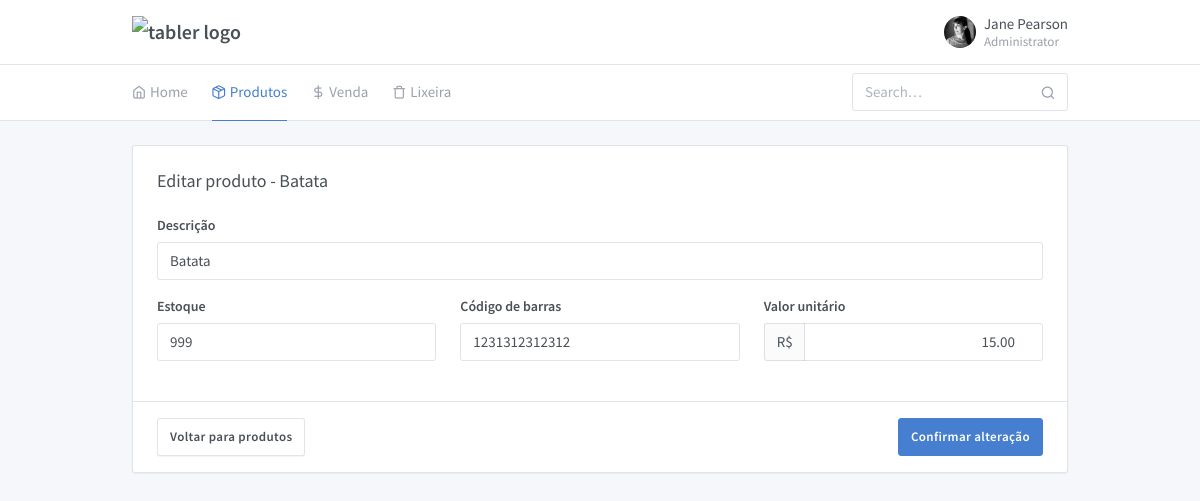
The page /form-produto-edit.php?prod=1 on the database its author committed.
### tables this page shows
CREATE TABLE IF NOT EXISTS `produto` (
  `IdProduto` int(11) NOT NULL AUTO_INCREMENT,
  `Descricao` varchar(800) NOT NULL,
  `Valor` decimal(10,2) NOT NULL,
  `Quantidade` int(11) NOT NULL,
  `Excluido` varchar(2) NOT NULL DEFAULT 'N',
  `CodBarra` bigint(20) NOT NULL,
  PRIMARY KEY (`IdProduto`)
);

### Conexao.php (called while the page is built, shortened)
<?php
class Conexao {
  private $nome;
  private $host;
  private $usuario;
  private $senha;
  private $conexao;
  private $query;
  function __construct($sNome = 'avaliacao', $sHost = 'localhost', $sUsuario = 'root', $sSenha = '') {
    $this->nome    = $sNome;
    $this->host    = $sHost;
    $this->usuario = $sUsuario;
    $this->senha   = $sSenha;
  }
  public function setConexao() {
    if(!empty($this->host) && !empty($this->usuario)) {
      if (@$this->conexao = mysqli_connect($this->host, $this->usuario, $this->senha)) {
	mysqli_select_db($this->conexao, $this->nome);
	mysqli_query($this->conexao, 'SET character_set_connection=utf8');
	mysqli_query($this->conexao, 'SET character_set_client=utf8');
	mysqli_query($this->conexao, 'SET character_set_results=utf8');
      } else {
	echo 'Nosso banco de dados não está respondendo à solicitação de acesso, já estamos verificando. Por favor aguarde!';
      }
    } else {
      echo 'not working';
    }
  }
  public function query($sSql, $bReturn = false) {
    if($rQry = mysqli_query($this->conexao, $sSql)) {
      if($bReturn) {
	return $rQry;
      } else {
	$this->query = $rQry;
      }
    }
  }
  public function getArrayResults() {
    $aReturn = [];
    while ($aDados = mysqli_fetch_array($this->query, MYSQLI_ASSOC)) {
      $aReturn[] = $aDados;
    }
    return $aReturn;
  }
}

### form-produto-edit.php (the view, shortened to what this page needs)
<?php
require_once __DIR__.'/Conexao.php';
$Conexao = new Conexao();
$sSql = "SELECT * FROM Produto WHERE IdProduto = {$_GET['prod']}";
$Conexao->setConexao();
$qQry = $Conexao->query($sSql);
$aProduto = $Conexao->getArrayResults($qQry);
?>
<!doctype html>
<html lang="en" dir="ltr">
<head>
	<link rel="stylesheet" href="https://maxcdn.bootstrapcdn.com/font-awesome/4.7.0/css/font-awesome.min.css">
	<link href="assets/css/dashboard.css" rel="stylesheet" />
	<link href="assets/plugins/charts-c3/plugin.css" rel="stylesheet" />
	<link href="assets/plugins/maps-google/plugin.css" rel="stylesheet" />
	<link rel="stylesheet" type="text/css" href="assets/plugins/sweetalert/sweetalert.css"/>
</head>
<body class="">
	<div class="page">
		<div class="page-main">
			<div class="header py-4">
				<div class="container">
					<div class="d-flex">
						<a class="header-brand" href="index.php">
							<img src="demo/brand/tabler.svg" class="header-brand-img" alt="tabler logo">
						</a>
						<div class="d-flex order-lg-2 ml-auto">
							<div>
								<a href="#" class="nav-link pr-0 leading-none" data-toggle="dropdown">
									<span class="avatar" style="background-image: url(demo/faces/female/25.jpg)"></span>
									<span class="ml-2 d-none d-lg-block">
										<span class="text-default">Jane Pearson</span>
										<small class="text-muted d-block mt-1">Administrator</small>
									</span>
								</a>
							</div>
						</div>
					</div>
				</div>
			</div>
			<div class="header collapse d-lg-flex p-0" id="headerMenuCollapse">
				<div class="container">
					<div class="row align-items-center">
						<div class="col-lg-3 ml-auto">
							<form class="input-icon my-3 my-lg-0">
								<input type="search" class="form-control header-search" placeholder="Search&hellip;" tabindex="1">
								<div class="input-icon-addon">
								</div>
							</form>
						</div>
						<div class="col-lg order-lg-first">
							<ul class="nav nav-tabs border-0 flex-column flex-lg-row">
								<li class="nav-item">
									<a href="index.php" class="nav-link"><i class="fe fe-home"></i> Home</a>
								</li>
								<li class="nav-item">
									<a href="produtos.php" class="nav-link active"><i class="fe fe-package"></i> Produtos</a>
								</li>
								<li class="nav-item">
									<a href="form-venda.php" class="nav-link"><i class="fe fe-dollar-sign"></i> Venda</a>
								</li>
								<li class="nav-item">
									<a href="produtos-excluidos.php" class="nav-link"><i class="fe fe-trash"></i> Lixeira</a>
								</li>
							</ul>
						</div>
					</div>
				</div>
			</div>
			<div class="my-3 my-md-5">
				<div class="container">
					<div class="row">
						<div class="col-lg-12">
							<form class="card" id="form-editar">
								<div class="card-body">
									<h3 class="card-title">Editar produto - <?php echo $aProduto[0]['Descricao'] ?></h3>
									<div class="row">
										<div class="col-md-12">
											<div class="form-group">
												<label class="form-label">Descrição</label>
												<input type="text" class="form-control" name="Descricao" placeholder="Arroz.." value="<?php echo $aProduto[0]['Descricao'] ?>">
											</div>
										</div>
										<div class="col-sm-6 col-md-4">
											<div class="form-group">
												<label class="form-label">Estoque</label>
												<input type="number" name="Quantidade" class="form-control" placeholder="10.." value="<?php echo $aProduto[0]['Quantidade'] ?>">
											</div>
										</div>
										<div class="col-sm-6 col-md-4">
											<div class="form-group">
												<label class="form-label">Código de barras</label>
												<input type="number" name="CodBarra" class="form-control" placeholder="78978978978978" value="<?php echo $aProduto[0]['CodBarra'] ?>">
											</div>
										</div>
										<div class="col-sm-6 col-md-4">
											<div class="form-group">
												<label class="form-label">Valor unitário</label>
												<div class="input-group">
													<span class="input-group-prepend">
														<span class="input-group-text">R$</span>
													</span>
													<input type="number" min="0.00" max="10000.00" step="0.01" name="Valor" class="form-control text-right" aria-label="Valor" value="<?php echo $aProduto[0]['Valor'] ?>">
												</div>
											</div>
										</div>
									</div>
								</div>
								<div class="card-footer text-left" style="display: flex; justify-content: space-between">
									<div>
										<a href="produtos.php" class="btn btn-secondary">Voltar para produtos</a>
									</div>
									<div>
										<button type="submit" class="btn btn-primary chama-acao">Confirmar alteração</button>
									</div>
								</div>
							</form>
						</div>
					</div>
				</div>
			</div>
		</div>
	</div>
</body>
</html>

### rows shown on the page
produto: Descricao "Batata", Quantidade "999", CodBarra "1231312312312", Valor "15.00"
